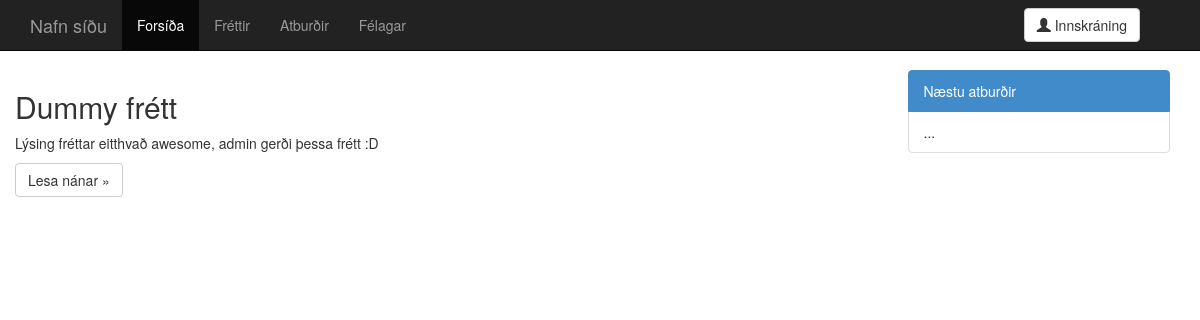
The page / on the database its author committed.
### tables this page shows
CREATE TABLE 'news' (
  'news_id' integer NOT NULL,
  'title' text,
  'description' text,
  'date_created' integer,
  'date_edited' integer,
  'creator' integer,
  'last_editor' integer,
  PRIMARY KEY ('news_id')
);

### parts/index.recent.news.php (the view, shortened to what this page needs)
<?php
$query = $db->prepare("SELECT title,description,date_created,date_edited,creator,last_editor,news_id FROM news ORDER BY date_created LIMIT 0, 5;");
$query->execute();
$result = $query->fetchAll();
if (0 < count($result)) {
  foreach($result as $row_data) {
    $title = $row_data["title"];
    $description = nl2br($row_data["description"]);
    $news_id = $row_data["news_id"];
    echo <<<_END
            <div class="fretta_haldari">
              <h2>$title</h2>
              <p>$description</p>
              <p><a class="btn btn-default" href="news.single.php?id=$news_id" role="button">Lesa nánar &raquo;</a></p>
            </div>
_END;
  }
}
else {
  echo <<<_END
              <p>Engar fréttir skráðar.</p>
_END;
}
?>

### css/main.css (style rules this page uses)
body { padding-top: 50px; }

### css/offcanvas.css (style rules this page uses)
html { overflow-x: hidden; }
body { padding-top: 70px; }

### rows shown on the page
news: title "Dummy frétt", description "Lýsing fréttar eitthvað awesome, admin gerði þessa frétt :D"

### other values the page prints
$website_name "Nafn síðu"
